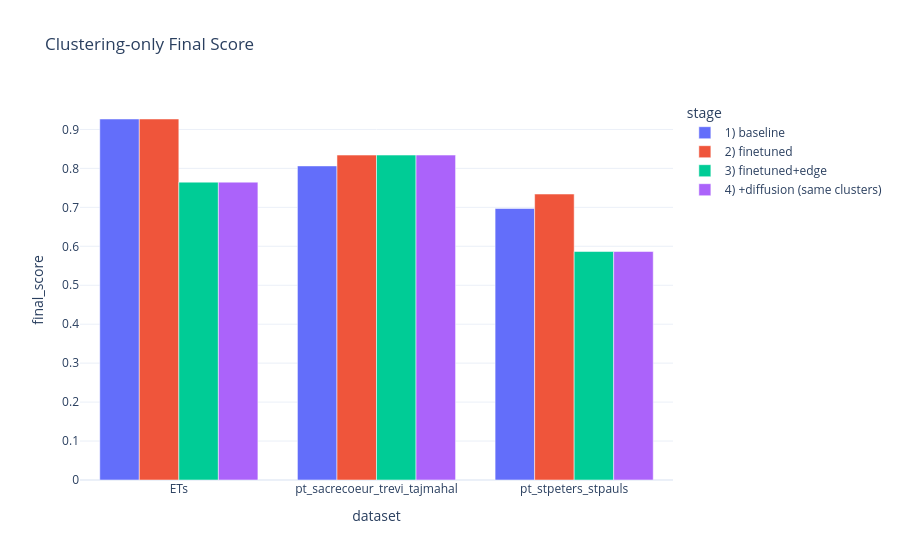

The code cell stored with this chart in its notebook:
### Code cell
cluster_scores = []
for name, csv_path in [
    ("1) baseline", STAGE1_CLUSTERS),
    ("2) finetuned", STAGE2_CLUSTERS),
    ("3) finetuned+edge", STAGE3_CLUSTERS),
    ("4) +diffusion (same clusters)", STAGE4_CLUSTERS),
]:
    df_s = score_clusters_csv(clusters_csv=csv_path)
    df_s.insert(0, "stage", name)
    cluster_scores.append(df_s)

cluster_scores_df = pd.concat(cluster_scores, ignore_index=True)
cluster_scores_df.to_csv(RESULTS_DIR / "clustering_only_scores.csv", index=False)

fig = px.bar(cluster_scores_df, x="dataset", y="final_score", color="stage", barmode="group", title="Clustering-only Final Score")
fig.show()
cluster_scores_df

### Figure 1 — Plotly figure (JSON) as saved in the notebook; plotly's stock layout.template omitted (floating-point values rounded to 4 significant figures)
{"data": [{"alignmentgroup": "True", "hovertemplate": "stage=1) baseline<br>dataset=%{x}<br>final_score=%{y}<extra></extra>", "legendgroup": "1) baseline", "marker": {"color": "#636efa", "pattern": {"shape": ""}}, "name": "1) baseline", "offsetgroup": "1) baseline", "orientation": "v", "showlegend": true, "textposition": "auto", "type": "bar", "x": ["ETs", "pt_sacrecoeur_trevi_tajmahal", "pt_stpeters_stpauls"], "xaxis": "x", "y": [0.9268, 0.8064, 0.6971], "yaxis": "y"}, {"alignmentgroup": "True", "hovertemplate": "stage=2) finetuned<br>dataset=%{x}<br>final_score=%{y}<extra></extra>", "legendgroup": "2) finetuned", "marker": {"color": "#EF553B", "pattern": {"shape": ""}}, "name": "2) finetuned", "offsetgroup": "2) finetuned", "orientation": "v", "showlegend": true, "textposition": "auto", "type": "bar", "x": ["ETs", "pt_sacrecoeur_trevi_tajmahal", "pt_stpeters_stpauls"], "xaxis": "x", "y": [0.9268, 0.8342, 0.7342], "yaxis": "y"}, {"alignmentgroup": "True", "hovertemplate": "stage=3) finetuned+edge<br>dataset=%{x}<br>final_score=%{y}<extra></extra>", "legendgroup": "3) finetuned+edge", "marker": {"color": "#00cc96", "pattern": {"shape": ""}}, "name": "3) finetuned+edge", "offsetgroup": "3) finetuned+edge", "orientation": "v", "showlegend": true, "textposition": "auto", "type": "bar", "x": ["ETs", "pt_sacrecoeur_trevi_tajmahal", "pt_stpeters_stpauls"], "xaxis": "x", "y": [0.7647, 0.8342, 0.5866], "yaxis": "y"}, {"alignmentgroup": "True", "hovertemplate": "stage=4) +diffusion (same clusters)<br>dataset=%{x}<br>final_score=%{y}<extra></extra>", "legendgroup": "4) +diffusion (same clusters)", "marker": {"color": "#ab63fa", "pattern": {"shape": ""}}, "name": "4) +diffusion (same clusters)", "offsetgroup": "4) +diffusion (same clusters)", "orientation": "v", "showlegend": true, "textposition": "auto", "type": "bar", "x": ["ETs", "pt_sacrecoeur_trevi_tajmahal", "pt_stpeters_stpauls"], "xaxis": "x", "y": [0.7647, 0.8342, 0.5866], "yaxis": "y"}], "layout": {"barmode": "group", "legend": {"title": {"text": "stage"}, "tracegroupgap": 0}, "title": {"text": "Clustering-only Final Score"}, "xaxis": {"anchor": "y", "domain": [0, 1], "title": {"text": "dataset"}}, "yaxis": {"anchor": "x", "domain": [0, 1], "title": {"text": "final_score"}}}}
